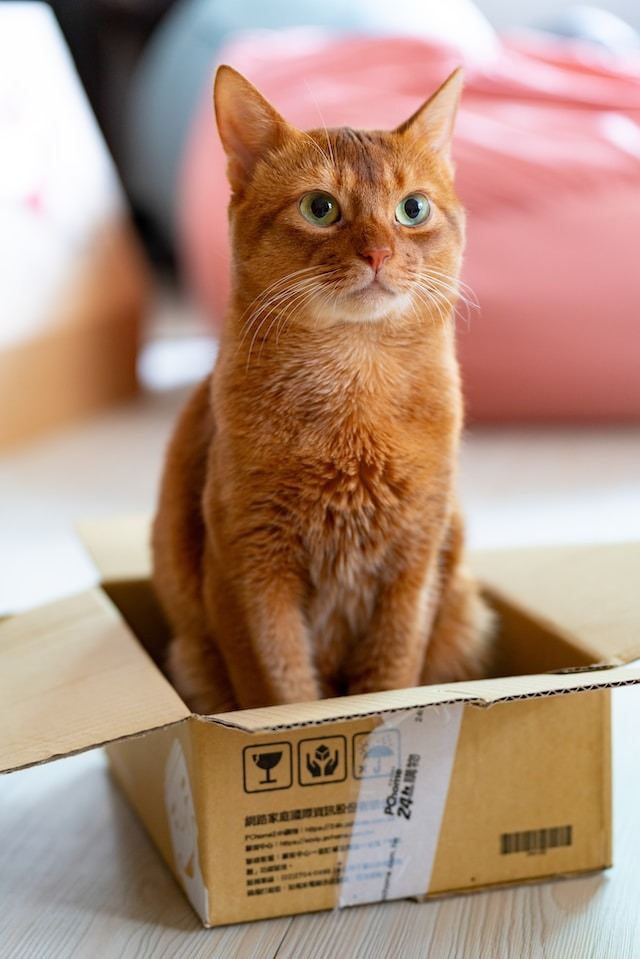
#> input picture Day19/cat.jpg, 640 x 959 px
$ jupyter execute image_processing.ipynb
#> lines starting #> are read from the running program, lines starting #| are printed output that depends on the picture
[cell 1]
import cv2
img=cv2.imread('cat.jpg')
#> img is the input picture: shape (959, 640, 3); mean B, G, R 122.7, 142, 174.6

[cell 2]
height,width,channels = img.shape
#> height = 959; width = 640; channels = 3
img.shape
#> Out = (959, 640, 3)

[cell 3]
from matplotlib import pyplot as plt
color = cv2.cvtColor(img,cv2.COLOR_BGR2RGB)
gray = cv2.cvtColor(img,cv2.COLOR_BGR2GRAY)
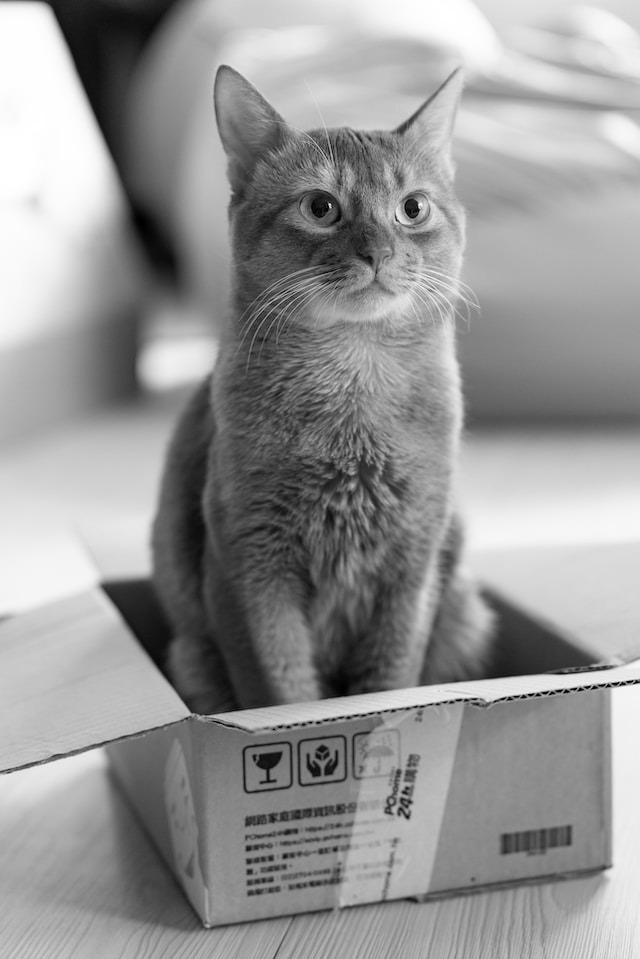
#> gray: shape (959, 640); min 0, max 255, mean 149.6

plt.rcParams['figure.figsize'] = [15,15]
fig, ax = plt.subplots(1,2)
#1,2 Specifies that the figure will contain 1 row anfd 2 colums
#this means you will display 2 images side by size
ax[0].imshow(color)
ax[1].imshow(gray,cmap='gray')

[cell 4]
#resized view of image
resized = cv2.resize(color,(320,480))
resized.shape
#> Out = (480, 320, 3)

[cell 5]
from PIL import Image
imgp = cv2.cvtColor(resized,cv2.COLOR_RGBA2RGB)
display(Image.fromarray(imgp))

[cell 6]
cropped=resized[30:170,100:240]
display(Image.fromarray(cropped))
cropped.shape
#> Out = (140, 140, 3)

[cell 7]
rotated90 = cv2.rotate(cropped,cv2.ROTATE_90_CLOCKWISE)
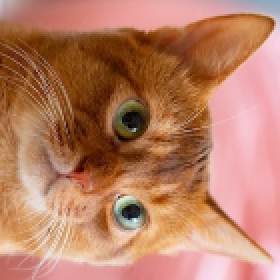
#> rotated90: shape (140, 140, 3) (shown 2 times larger); mean R, G, B 185.8, 127.6, 101.7
rotatedn90 = cv2.rotate(cropped,cv2.ROTATE_90_COUNTERCLOCKWISE)
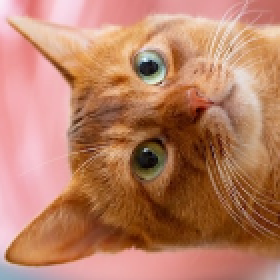
#> rotatedn90: shape (140, 140, 3) (shown 2 times larger); mean R, G, B 185.8, 127.6, 101.7
rotated180 = cv2.rotate(cropped,cv2.ROTATE_180)
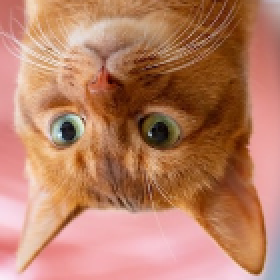
#> rotated180: shape (140, 140, 3) (shown 2 times larger); mean R, G, B 185.8, 127.6, 101.7
fig, ax = plt.subplots(1, 3)
ax[0].imshow(rotated90)
ax[1].imshow(rotatedn90)
ax[2].imshow(rotated180)
plt.show()

[cell 8]
height,width=cropped.shape[:2]
#> height = 140; width = 140
center = (width/2,height/2)
#> center = (70, 70)
rotate_matrix = cv2.getRotationMatrix2D(center=center,angle=45,scale=1)
rotated_image = cv2.warpAffine(src=cropped,M=rotate_matrix, dsize=(width,height))
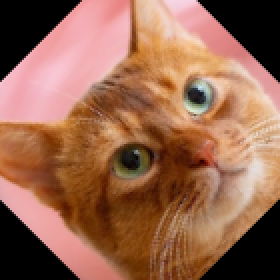
#> rotated_image: shape (140, 140, 3) (shown 2 times larger); mean R, G, B 151.1, 102.8, 79.7
fig,ax=plt.subplots(1,2)
ax[0].imshow(cropped)
ax[1].imshow(rotated_image)

[cell 9]
imgtoann = imgp.copy()
start_point = (100,30)
end_point= (240,170)
annot = cv2.rectangle(imgtoann,start_point,end_point,(0,0,255),thickness=2,lineType=cv2.LINE_8)
display(Image.fromarray(annot))

[cell 10]
blur1 = cv2.GaussianBlur(cropped,(5,5),0)
blur2=cv2.GaussianBlur(cropped,(25,25),0)
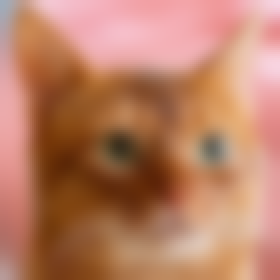
#> blur2: shape (140, 140, 3) (shown 2 times larger); mean R, G, B 185.9, 127.6, 101.7
fig,ax=plt.subplots(1,3)
ax[0].imshow(cropped)
ax[1].imshow(blur1)
ax[2].imshow(blur2)

[cell 11]
import cv2
#Image thresholding
ret, thresh1 = cv2.threshold(cropped,127,255,cv2.THRESH_BINARY)
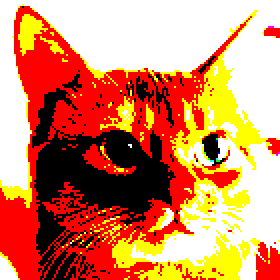
#> thresh1: shape (140, 140, 3) (shown 2 times larger); mean R, G, B 212.4, 137.8, 99.1
#This applies a binary thresholding operation
#All pixel values greater than or equal to 127 are set to 255 (white)
#,and all pixel valuesless than 127 are set to 0 (black)

ret, thresh2 = cv2.threshold(cropped,127,255,cv2.THRESH_BINARY_INV)
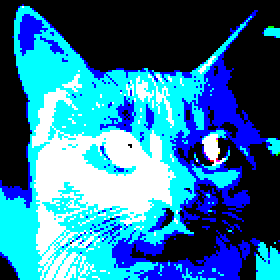
#> thresh2: shape (140, 140, 3) (shown 2 times larger); mean R, G, B 42.6, 117.2, 155.9
#this is an inverse of the prev operation
#All pixel values greater than or equal to 127 are set to 0 (black),
#and all pixel values less than 127 are set to 255 (white)

ret, thresh3 = cv2.threshold(cropped,127,255,cv2.THRESH_TRUNC)
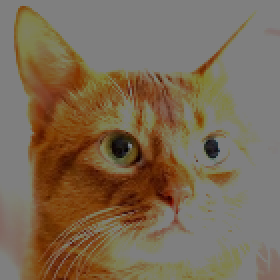
#> thresh3: shape (140, 140, 3) (shown 2 times larger); mean R, G, B 123, 105.9, 85.1
#this truncates pixel values greater than or equal to 127 to 127
#pixel values less than 127 remain unchanged
ret, thresh4 = cv2.threshold(cropped,127,255,cv2.THRESH_TRUNC)
#This keeps pixel values greater than or equal to 127 unchanged,
#and sets pixel values less than 127 to 0 (black)
ret, thresh5 = cv2.threshold(cropped,127,255,cv2.THRESH_TOZERO_INV)
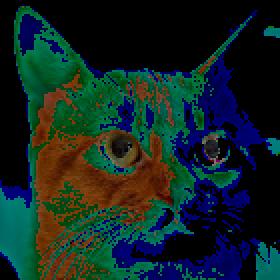
#> thresh5: shape (140, 140, 3) (shown 2 times larger); mean R, G, B 17.2, 37.3, 35.7
fig,ax=plt.subplots(2,3)
ax[0][0].imshow(cropped)
ax[0][1].imshow(thresh1)
ax[0][2].imshow(thresh2)
ax[1][0].imshow(thresh3)
ax[1][1].imshow(thresh4)
ax[1][2].imshow(thresh5)

for ax in ax.ravel():
    ax.set_axis_off()
plt.show()
